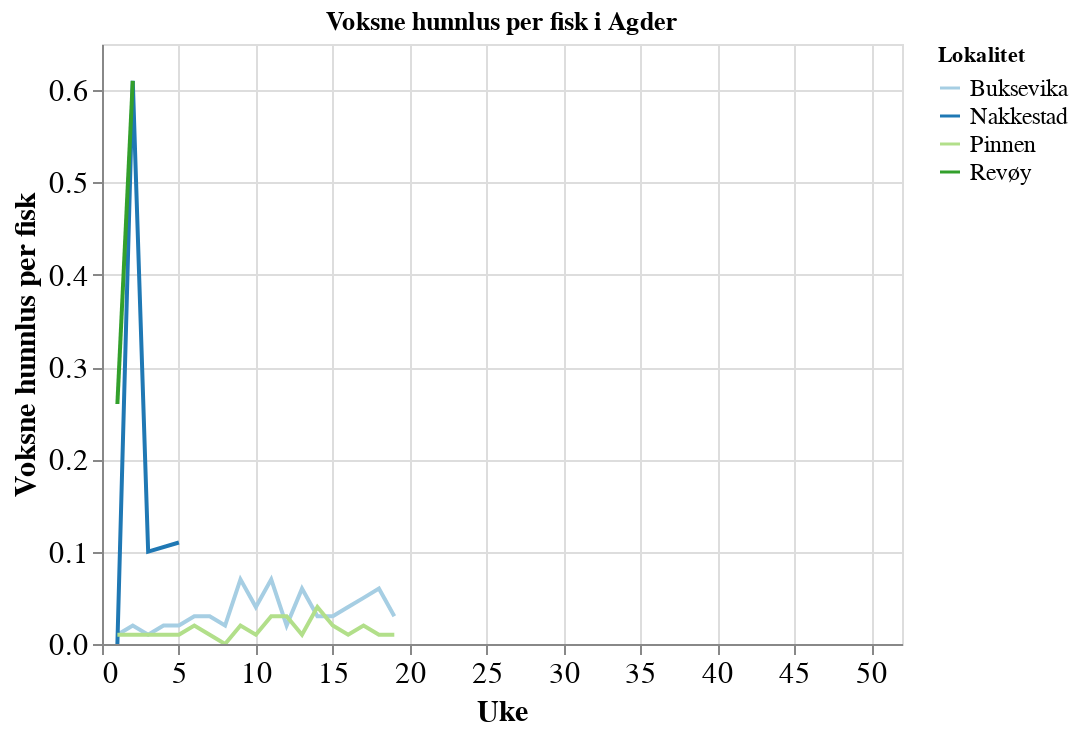

Here is the notebook cell this chart was saved with:
### Markdown cell above
### To compare locations within a zone, use the following function

### Code cell
ls.average_lice_compare(
    years=2022,
    week_range=[0, 52],
    lice_type="voksne_hunnlus",
    location_level="sone",
    location_comp="Agder",
    location=["Revøy", "Buksevika", "Nakkestad", "Pinnen"],
    y_scale=None,
)

### Figure 1 — Vega-Lite specification as saved in the notebook (floating-point values rounded to 4 significant figures)
{"config": {"view": {"continuousWidth": 400, "continuousHeight": 300}, "axis": {"labelFontSize": 15, "titleFontSize": 15}, "legend": {"columns": 1, "labelFontSize": 12, "labelLimit": 500, "symbolLimit": 100}}, "data": {"name": "data-954fffcd804a72c7fd4be5598a41d604"}, "mark": "line", "encoding": {"color": {"field": "lokalitet", "scale": {"scheme": "paired"}, "title": "Lokalitet", "type": "nominal"}, "opacity": {"condition": {"value": 1, "selection": "selector021"}, "value": 0.2}, "tooltip": [{"field": "voksne_hunnlus", "title": "Lus per fisk", "type": "quantitative"}], "x": {"field": "uke", "scale": {"domain": [0, 52]}, "sort": "ascending", "title": "Uke", "type": "quantitative"}, "y": {"field": "voksne_hunnlus", "title": "Voksne hunnlus per fisk", "type": "quantitative"}}, "selection": {"selector021": {"type": "multi", "fields": ["lokalitet"], "bind": "legend"}, "selector022": {"type": "interval", "bind": "scales", "encodings": ["x", "y"]}}, "title": "Voksne hunnlus per fisk i Agder", "$schema": "https://vega.github.io/schema/vega-lite/v4.17.0.json", "datasets": {"data-954fffcd804a72c7fd4be5598a41d604": [{"uke": 1, "year": 2022.0, "lokalitet": "Buksevika", "voksne_hunnlus": 0.01, "bevegelige_lus": 0.07, "fastsittende_lus": 0.01}, {"uke": 1, "year": 2022.0, "lokalitet": "Nakkestad", "voksne_hunnlus": 0.0, "bevegelige_lus": 0.0, "fastsittende_lus": 0.0}, {"uke": 1, "year": 2022.0, "lokalitet": "Pinnen", "voksne_hunnlus": 0.01, "bevegelige_lus": 0.01, "fastsittende_lus": 0.02}, {"uke": 1, "year": 2022.0, "lokalitet": "Revøy", "voksne_hunnlus": 0.26, "bevegelige_lus": 0.49, "fastsittende_lus": 0.53}, {"uke": 2, "year": 2022.0, "lokalitet": "Buksevika", "voksne_hunnlus": 0.02, "bevegelige_lus": 0.07, "fastsittende_lus": 0.04}, {"uke": 2, "year": 2022.0, "lokalitet": "Nakkestad", "voksne_hunnlus": 0.61, "bevegelige_lus": 0.97, "fastsittende_lus": 0.13}, {"uke": 2, "year": 2022.0, "lokalitet": "Pinnen", "voksne_hunnlus": 0.01, "bevegelige_lus": 0.07, "fastsittende_lus": 0.02}, {"uke": 2, "year": 2022.0, "lokalitet": "Revøy", "voksne_hunnlus": 0.61, "bevegelige_lus": 0.97, "fastsittende_lus": 0.13}, {"uke": 3, "year": 2022.0, "lokalitet": "Buksevika", "voksne_hunnlus": 0.01, "bevegelige_lus": 0.06, "fastsittende_lus": 0.01}, {"uke": 3, "year": 2022.0, "lokalitet": "Nakkestad", "voksne_hunnlus": 0.1, "bevegelige_lus": 0.13, "fastsittende_lus": 0.0}, {"uke": 3, "year": 2022.0, "lokalitet": "Pinnen", "voksne_hunnlus": 0.01, "bevegelige_lus": 0.02, "fastsittende_lus": 0.02}, {"uke": 4, "year": 2022.0, "lokalitet": "Buksevika", "voksne_hunnlus": 0.02, "bevegelige_lus": 0.08, "fastsittende_lus": 0.02}, {"uke": 4, "year": 2022.0, "lokalitet": "Pinnen", "voksne_hunnlus": 0.01, "bevegelige_lus": 0.03, "fastsittende_lus": 0.01}, {"uke": 5, "year": 2022.0, "lokalitet": "Buksevika", "voksne_hunnlus": 0.02, "bevegelige_lus": 0.09, "fastsittende_lus": 0.03}, {"uke": 5, "year": 2022.0, "lokalitet": "Nakkestad", "voksne_hunnlus": 0.11, "bevegelige_lus": 0.47, "fastsittende_lus": 0.09}, {"uke": 5, "year": 2022.0, "lokalitet": "Pinnen", "voksne_hunnlus": 0.01, "bevegelige_lus": 0.04, "fastsittende_lus": 0.01}, {"uke": 6, "year": 2022.0, "lokalitet": "Buksevika", "voksne_hunnlus": 0.03, "bevegelige_lus": 0.09, "fastsittende_lus": 0.04}, {"uke": 6, "year": 2022.0, "lokalitet": "Pinnen", "voksne_hunnlus": 0.02, "bevegelige_lus": 0.04, "fastsittende_lus": 0.02}, {"uke": 7, "year": 2022.0, "lokalitet": "Buksevika", "voksne_hunnlus": 0.03, "bevegelige_lus": 0.07, "fastsittende_lus": 0.02}, {"uke": 7, "year": 2022.0, "lokalitet": "Pinnen", "voksne_hunnlus": 0.01, "bevegelige_lus": 0.04, "fastsittende_lus": 0.02}, {"uke": 8, "year": 2022.0, "lokalitet": "Buksevika", "voksne_hunnlus": 0.02, "bevegelige_lus": 0.05, "fastsittende_lus": 0.03}, {"uke": 8, "year": 2022.0, "lokalitet": "Pinnen", "voksne_hunnlus": 0.0, "bevegelige_lus": 0.08, "fastsittende_lus": 0.08}, {"uke": 9, "year": 2022.0, "lokalitet": "Buksevika", "voksne_hunnlus": 0.07, "bevegelige_lus": 0.12, "fastsittende_lus": 0.03}, {"uke": 9, "year": 2022.0, "lokalitet": "Pinnen", "voksne_hunnlus": 0.02, "bevegelige_lus": 0.06, "fastsittende_lus": 0.03}, {"uke": 10, "year": 2022.0, "lokalitet": "Buksevika", "voksne_hunnlus": 0.04, "bevegelige_lus": 0.13, "fastsittende_lus": 0.03}, {"uke": 10, "year": 2022.0, "lokalitet": "Pinnen", "voksne_hunnlus": 0.01, "bevegelige_lus": 0.01, "fastsittende_lus": 0.0}, {"uke": 11, "year": 2022.0, "lokalitet": "Buksevika", "voksne_hunnlus": 0.07, "bevegelige_lus": 0.15, "fastsittende_lus": 0.02}, {"uke": 11, "year": 2022.0, "lokalitet": "Pinnen", "voksne_hunnlus": 0.03, "bevegelige_lus": 0.16, "fastsittende_lus": 0.01}, {"uke": 12, "year": 2022.0, "lokalitet": "Buksevika", "voksne_hunnlus": 0.02, "bevegelige_lus": 0.08, "fastsittende_lus": 0.03}, {"uke": 12, "year": 2022.0, "lokalitet": "Pinnen", "voksne_hunnlus": 0.03, "bevegelige_lus": 0.04, "fastsittende_lus": 0.01}, {"uke": 13, "year": 2022.0, "lokalitet": "Buksevika", "voksne_hunnlus": 0.06, "bevegelige_lus": 0.15, "fastsittende_lus": 0.11}, {"uke": 13, "year": 2022.0, "lokalitet": "Pinnen", "voksne_hunnlus": 0.01, "bevegelige_lus": 0.02, "fastsittende_lus": 0.01}, {"uke": 14, "year": 2022.0, "lokalitet": "Buksevika", "voksne_hunnlus": 0.03, "bevegelige_lus": 0.09, "fastsittende_lus": 0.02}, {"uke": 14, "year": 2022.0, "lokalitet": "Pinnen", "voksne_hunnlus": 0.04, "bevegelige_lus": 0.04, "fastsittende_lus": 0.02}, {"uke": 15, "year": 2022.0, "lokalitet": "Buksevika", "voksne_hunnlus": 0.03, "bevegelige_lus": 0.09, "fastsittende_lus": 0.02}, {"uke": 15, "year": 2022.0, "lokalitet": "Pinnen", "voksne_hunnlus": 0.02, "bevegelige_lus": 0.03, "fastsittende_lus": 0.02}, {"uke": 16, "year": 2022.0, "lokalitet": "Buksevika", "voksne_hunnlus": 0.04, "bevegelige_lus": 0.1, "fastsittende_lus": 0.01}, {"uke": 16, "year": 2022.0, "lokalitet": "Pinnen", "voksne_hunnlus": 0.01, "bevegelige_lus": 0.03, "fastsittende_lus": 0.01}, {"uke": 17, "year": 2022.0, "lokalitet": "Buksevika", "voksne_hunnlus": 0.05, "bevegelige_lus": 0.08, "fastsittende_lus": 0.01}, {"uke": 17, "year": 2022.0, "lokalitet": "Pinnen", "voksne_hunnlus": 0.02, "bevegelige_lus": 0.09, "fastsittende_lus": 0.02}, {"uke": 18, "year": 2022.0, "lokalitet": "Buksevika", "voksne_hunnlus": 0.06, "bevegelige_lus": 0.08, "fastsittende_lus": 0.02}, {"uke": 18, "year": 2022.0, "lokalitet": "Pinnen", "voksne_hunnlus": 0.01, "bevegelige_lus": 0.08, "fastsittende_lus": 0.01}, {"uke": 19, "year": 2022.0, "lokalitet": "Buksevika", "voksne_hunnlus": 0.03, "bevegelige_lus": 0.08, "fastsittende_lus": 0.02}, {"uke": 19, "year": 2022.0, "lokalitet": "Pinnen", "voksne_hunnlus": 0.01, "bevegelige_lus": 0.03, "fastsittende_lus": 0.01}]}}
